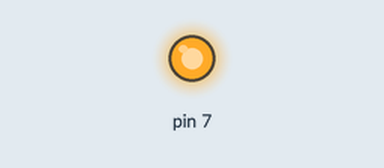
This sketch was run on a simulated Arduino Uno, built with avr-gcc and run on an emulated ATmega328P. Parts: output pins drawn as LEDs (lit = HIGH).

Above: at 1.0 s.
At 5.5 s:
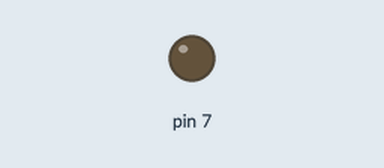
Timing chart, 0 to 6.9 s (numbered marks = the images above):
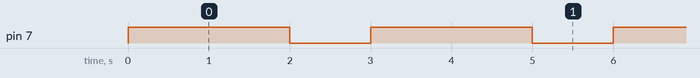

The sketch:

testing.ino
```cpp
void setup() {
  // put your setup code here, to run once:
  pinMode(7, OUTPUT);
  digitalWrite(7, LOW);
}

void loop() {
  // put your main code here, to run repeatedly:
  digitalWrite(7, HIGH);
  delay(2000);
  digitalWrite(7, LOW);
  delay(1000);
}
```

Measured:
- by itself, pin 7: alternates HIGH for 2.0 s and LOW for 1.0 s
